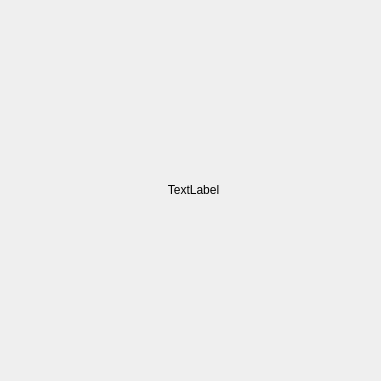
<?xml version="1.0" encoding="UTF-8"?>
<ui version="4.0">
 <class>IntroWindow</class>
 <widget class="QWidget" name="IntroWindow">
  <property name="geometry">
   <rect>
    <x>0</x>
    <y>0</y>
    <width>381</width>
    <height>381</height>
   </rect>
  </property>
  <property name="windowTitle">
   <string>GraphYte | 2D Graphics Generator</string>
  </property>
  <widget class="QLabel" name="label_logo">
   <property name="geometry">
    <rect>
     <x>16</x>
     <y>12</y>
     <width>355</width>
     <height>355</height>
    </rect>
   </property>
   <property name="text">
    <string>TextLabel</string>
   </property>
   <property name="alignment">
    <set>Qt::AlignCenter</set>
   </property>
  </widget>
 </widget>
 <resources/>
 <connections/>
</ui>
